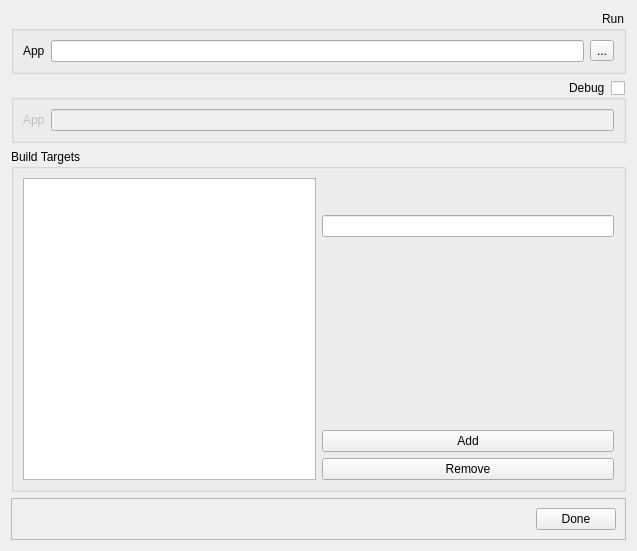
<?xml version="1.0" encoding="UTF-8"?>
<ui version="4.0">
 <class>ProjectProperties</class>
 <widget class="QWidget" name="ProjectProperties">
  <property name="geometry">
   <rect>
    <x>0</x>
    <y>0</y>
    <width>637</width>
    <height>551</height>
   </rect>
  </property>
  <property name="windowTitle">
   <string>Form</string>
  </property>
  <layout class="QVBoxLayout" name="verticalLayout_3">
   <item>
    <layout class="QVBoxLayout" name="verticalLayout">
     <item>
      <widget class="QGroupBox" name="groupBox">
       <property name="layoutDirection">
        <enum>Qt::RightToLeft</enum>
       </property>
       <property name="title">
        <string>Run</string>
       </property>
       <property name="alignment">
        <set>Qt::AlignLeading|Qt::AlignLeft|Qt::AlignTop</set>
       </property>
       <property name="flat">
        <bool>false</bool>
       </property>
       <layout class="QHBoxLayout" name="horizontalLayout">
        <item>
         <widget class="QToolButton" name="_browseFile">
          <property name="text">
           <string>...</string>
          </property>
         </widget>
        </item>
        <item>
         <widget class="QLineEdit" name="_runApp">
          <property name="layoutDirection">
           <enum>Qt::LeftToRight</enum>
          </property>
         </widget>
        </item>
        <item>
         <widget class="QLabel" name="label">
          <property name="text">
           <string>App</string>
          </property>
         </widget>
        </item>
       </layout>
      </widget>
     </item>
     <item>
      <widget class="QGroupBox" name="groupBox_2">
       <property name="layoutDirection">
        <enum>Qt::RightToLeft</enum>
       </property>
       <property name="title">
        <string>Debug</string>
       </property>
       <property name="flat">
        <bool>false</bool>
       </property>
       <property name="checkable">
        <bool>true</bool>
       </property>
       <property name="checked">
        <bool>false</bool>
       </property>
       <layout class="QHBoxLayout" name="horizontalLayout_2">
        <item>
         <widget class="QLineEdit" name="_debugApp">
          <property name="layoutDirection">
           <enum>Qt::LeftToRight</enum>
          </property>
         </widget>
        </item>
        <item>
         <widget class="QLabel" name="label_2">
          <property name="text">
           <string>App</string>
          </property>
         </widget>
        </item>
       </layout>
      </widget>
     </item>
     <item>
      <widget class="QGroupBox" name="groupBox_3">
       <property name="layoutDirection">
        <enum>Qt::LeftToRight</enum>
       </property>
       <property name="title">
        <string>Build Targets</string>
       </property>
       <layout class="QHBoxLayout" name="horizontalLayout_3">
        <item>
         <widget class="QListWidget" name="_buildTargets"/>
        </item>
        <item>
         <layout class="QVBoxLayout" name="verticalLayout_2">
          <item>
           <spacer name="verticalSpacer_2">
            <property name="orientation">
             <enum>Qt::Vertical</enum>
            </property>
            <property name="sizeHint" stdset="0">
             <size>
              <width>20</width>
              <height>40</height>
             </size>
            </property>
           </spacer>
          </item>
          <item>
           <widget class="QLineEdit" name="_buildTargetAction"/>
          </item>
          <item>
           <spacer name="verticalSpacer">
            <property name="orientation">
             <enum>Qt::Vertical</enum>
            </property>
            <property name="sizeHint" stdset="0">
             <size>
              <width>20</width>
              <height>189</height>
             </size>
            </property>
           </spacer>
          </item>
          <item>
           <widget class="QPushButton" name="_addBuildTarget">
            <property name="focusPolicy">
             <enum>Qt::ClickFocus</enum>
            </property>
            <property name="text">
             <string>Add</string>
            </property>
            <property name="flat">
             <bool>false</bool>
            </property>
           </widget>
          </item>
          <item>
           <widget class="QPushButton" name="_removeBuildTarget">
            <property name="focusPolicy">
             <enum>Qt::ClickFocus</enum>
            </property>
            <property name="text">
             <string>Remove</string>
            </property>
            <property name="flat">
             <bool>false</bool>
            </property>
           </widget>
          </item>
         </layout>
        </item>
       </layout>
      </widget>
     </item>
    </layout>
   </item>
   <item>
    <widget class="QFrame" name="frame">
     <property name="frameShape">
      <enum>QFrame::StyledPanel</enum>
     </property>
     <property name="frameShadow">
      <enum>QFrame::Raised</enum>
     </property>
     <layout class="QHBoxLayout" name="horizontalLayout_4">
      <item>
       <spacer name="horizontalSpacer">
        <property name="orientation">
         <enum>Qt::Horizontal</enum>
        </property>
        <property name="sizeHint" stdset="0">
         <size>
          <width>40</width>
          <height>20</height>
         </size>
        </property>
       </spacer>
      </item>
      <item>
       <widget class="QPushButton" name="_donePushButton">
        <property name="focusPolicy">
         <enum>Qt::ClickFocus</enum>
        </property>
        <property name="text">
         <string>Done</string>
        </property>
        <property name="flat">
         <bool>false</bool>
        </property>
       </widget>
      </item>
     </layout>
    </widget>
   </item>
  </layout>
 </widget>
 <tabstops>
  <tabstop>groupBox_2</tabstop>
  <tabstop>_debugApp</tabstop>
  <tabstop>_buildTargets</tabstop>
  <tabstop>_buildTargetAction</tabstop>
  <tabstop>_addBuildTarget</tabstop>
  <tabstop>_removeBuildTarget</tabstop>
  <tabstop>_donePushButton</tabstop>
 </tabstops>
 <resources/>
 <connections>
  <connection>
   <sender>_buildTargets</sender>
   <signal>doubleClicked(QModelIndex)</signal>
   <receiver>_buildTargets</receiver>
   <slot>edit(QModelIndex)</slot>
   <hints>
    <hint type="sourcelabel">
     <x>168</x>
     <y>337</y>
    </hint>
    <hint type="destinationlabel">
     <x>168</x>
     <y>337</y>
    </hint>
   </hints>
  </connection>
  <connection>
   <sender>_donePushButton</sender>
   <signal>clicked()</signal>
   <receiver>ProjectProperties</receiver>
   <slot>close()</slot>
   <hints>
    <hint type="sourcelabel">
     <x>572</x>
     <y>516</y>
    </hint>
    <hint type="destinationlabel">
     <x>515</x>
     <y>545</y>
    </hint>
   </hints>
  </connection>
 </connections>
</ui>
